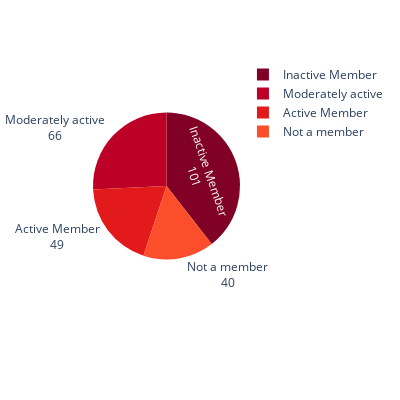

The code cell stored with this chart in its notebook:
### Code cell
counts = df['Status_dev_communities'].value_counts()  # Calculate the count of each unique status in developer communities
fig3 = px.pie(values = counts,names = counts.index,color_discrete_sequence=px.colors.sequential.YlOrRd_r,width=400,height=400)  # Create a pie chart visualizing the distribution of students' status in developer communities
fig3.update_traces(textinfo='label+value')  # Update the text displayed on each slice to include both label and value
fig3.show()   # Display the pie chart

### Figure 1 — Plotly figure (JSON) as saved in the notebook; plotly's stock layout.template omitted (floating-point values rounded to 4 significant figures)
{"data": [{"domain": {"x": [0, 1], "y": [0, 1]}, "hovertemplate": "label=%{label}<br>value=%{value}<extra></extra>", "labels": ["Inactive Member", "Moderately active", "Active Member", "Not a member"], "legendgroup": "", "name": "", "showlegend": true, "textinfo": "label+value", "type": "pie", "values": [101, 66, 49, 40]}], "layout": {"height": 400, "legend": {"tracegroupgap": 0}, "margin": {"t": 60}, "piecolorway": ["rgb(128,0,38)", "rgb(189,0,38)", "rgb(227,26,28)", "rgb(252,78,42)", "rgb(253,141,60)", "rgb(254,178,76)", "rgb(254,217,118)", "rgb(255,237,160)", "rgb(255,255,204)"], "width": 400}}
